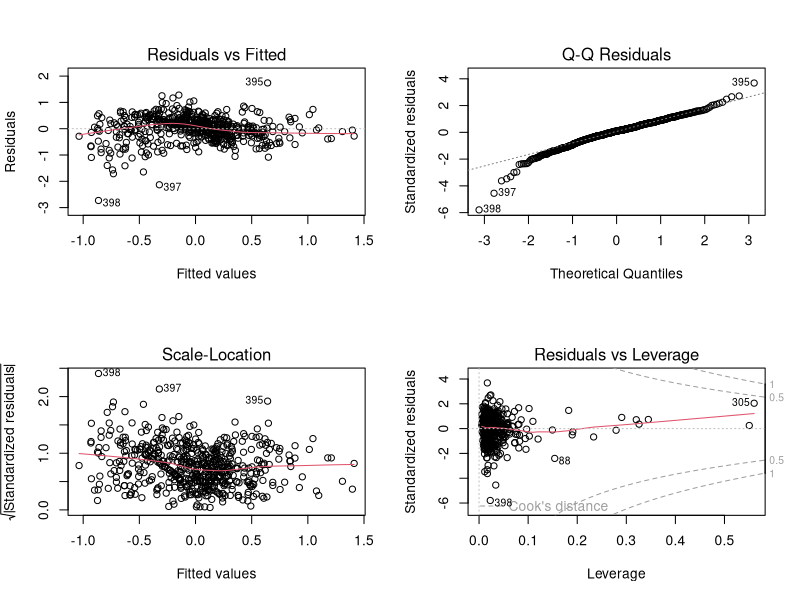
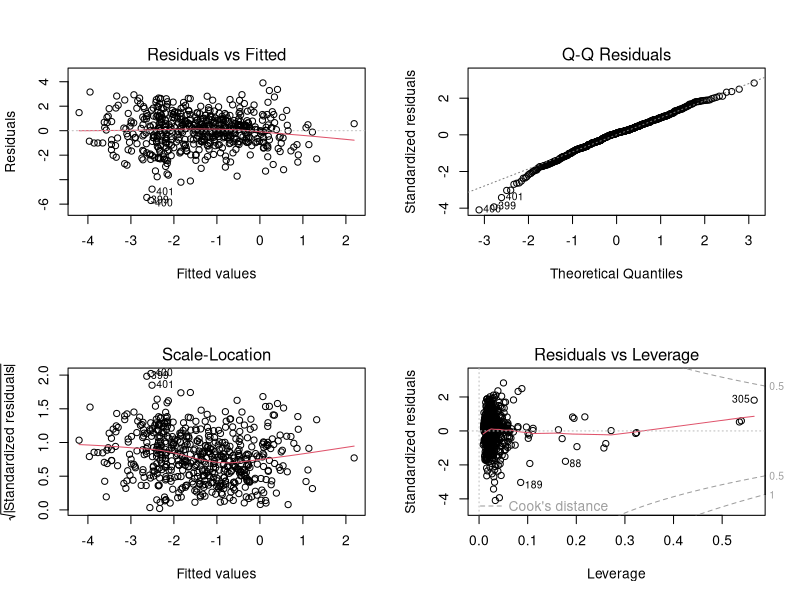

Write the R code that produced these figures, in order.
library("dplyr")

#read Data
Data <-read.csv("CCIMonthlyData.csv", header = TRUE) 

#add CCI change and change month data usable
Data <- Data %>% 
  mutate(CCIChange = ifelse(iso_code == lag(iso_code), CCI - lag(CCI), 0)) %>%
  mutate(YearMonth = YearMonth%/%100 * 12 + YearMonth %% 100 - 1)

Data[is.na(Data)] <- 0

#add CCI norm
CCINorm <- vector("numeric", length(Data$CCI))
for(i in 1:(length(Data$CCI)-1)){
  if(Data$iso_code[i] == Data$iso_code[i+1]){
    CCINorm[i+1] <- Data$CCIChange[i+1] + CCINorm[i]
  }else{
    CCINorm[i+1] <- 0
  }
}
rm("i")
Data$CCINorm <- CCINorm
rm("CCINorm")
Data[is.na(Data)] <- 0

#remove some useless columns
names(Data)
Data <- Data[,-c(5,8,11,14,26,30)] #we're using average. so delete smoothed data
Data <- Data[,-c(11:18)] #only few countries have icu/hosp data
Data <- Data[,-c(17,20)] #remove composite policies (stringency/containment)

#CCI change : linear regression
selectNames <- names(Data)[c(2:32)] 
formula = as.formula(paste('CCIChange~',paste(selectNames,collapse = '+')))
full.model <- lm(formula, data = Data)
step.model <- step(direction = "backward", object = full.model)
summary(step.model)
par(mfrow=c(2,2))
plot(step.model)
par(mfrow=c(1,1))

#CCI norm : linear regression
selectNames <- names(Data)[c(2:32)] 
formula = as.formula(paste('CCINorm~',paste(selectNames,collapse = '+')))
full.model <- lm(formula, data = Data)
step.model <- step(direction = "backward", object = full.model)
summary(step.model)
par(mfrow=c(2,2))
plot(step.model)
par(mfrow=c(1,1))
8